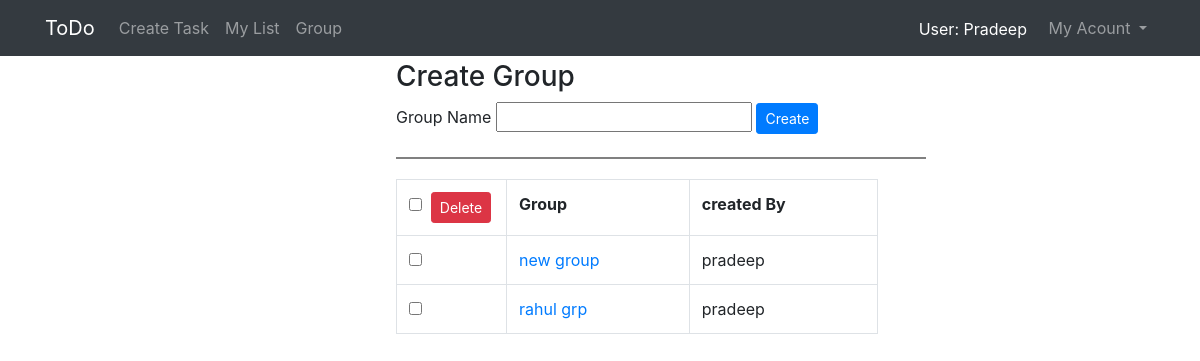
The page /group/ (signed in) on the database as committed earlier.
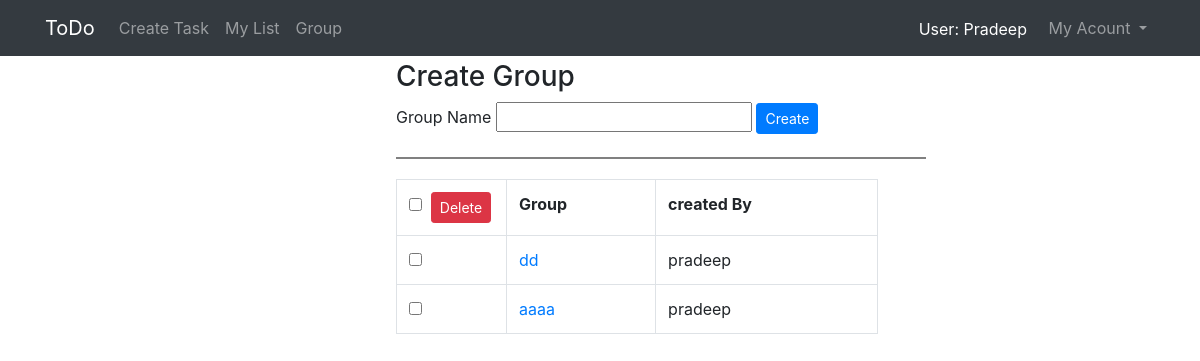
The same page on the database as committed later.
### todoapp/models.py (models this page shows)
class GroupModel(models.Model):
	member =  models.ForeignKey(User,on_delete=models.CASCADE,null=True)
	group =  models.CharField(max_length=60)
	created_by = models.CharField(max_length = 60)

### todoapp/views.py (the view, shortened to what this page needs)
# urls.py: path('group/',v1.groupview),
def groupview(request):
    grpdata_member=GroupModel.objects.filter(member=request.user)
    mylist_data=ToDoModel.objects.filter(user=request.user,status='todo',flagTask='no')
    task_flag_update(request.user)
    return render(request,'todoapp/creategroup.html',{'current_user':request.user,'grpdata_member':grpdata_member,'data':mylist_data})

### todoapp/supporting_python.py (called while the page is built)
def task_flag_update(user):
    mylist_data = ToDoModel.objects.filter(user=user,status='todo',flagTask='no')
    current_date=str(datetime.now().date())+datetime.now().strftime("%H:%M")
    for task in mylist_data:
        tasktime=str(task.date)+task.time.strftime("%H:%M")
        if current_date == tasktime:
            task.flagTask = 'yes'
            task.save()

### template/todoapp/creategroup.html (shortened to what this page needs)
<!DOCTYPE html>
{% extends "todoapp/base2.html" %}
{% block body_block %}
	<div class="create_group">
		<h3>Create Group</h3>
	<form method="post">
		<label>Group Name</label>
		<input type="text" name="group" required>
		<input type="submit" value="Create" class="btn btn-primary btn-sm">
	</form>
	<div class="bottom_border_style"></div>
	<div>
		{% if grpdata_member %}
		<form method="post">
		<table class="table table-bordered sortable" id="myTable" style="width: 60%;">
				<tr>
					<th style="width: 110px">
			          <input type="checkbox" id="selecttodo" onclick="selectAll(this,document.getElementsByClassName('flag_group'))"><span style="padding-left:5px;">
			          	<input type="submit" name="submit" class="btn btn-danger btn-sm" value="Delete">
			          </span>
			        </th>
					<th class ="grpSort">Group</th>
					<th class ="created" >created By</th>
				</tr>
			{% for data in grpdata_member %}
				<tr>
					<td><input type="checkbox" class="flag_group"  name="{{data.id}}">
					<td class="group">
					<a href="/addmember/{{data.created_by}}/{{data.group}}">{{data.group}}</a>
					</td>
					<td class="admins" >
						{{data.created_by}}
					</td>
				</tr>
			{% endfor %}
		</table>
		 </form>
		{%else%}
			<h3> No Groups</h3>
		{% endif %}
	</div>
	</div>
{%endblock%}

### template/todoapp/base2.html (shortened to what this page needs)
<!DOCTYPE html>
{%load static%}
{% load crispy_forms_tags %}
<html lang="en" dir="ltr">
  <head >
    <link rel="stylesheet" href="{%static "todoapp/todo_create.css"%}">
    <link rel="stylesheet" href="{%static "todoapp/form_style.css"%}">
    <link rel="stylesheet" href="{%static "todoapp/group_static.css"%}">
    <link rel="stylesheet" href="https://stackpath.bootstrapcdn.com/bootstrap/4.1.3/css/bootstrap.min.css">
    <link rel="stylesheet" href="https://maxcdn.bootstrapcdn.com/bootstrap/4.0.0/css/bootstrap.min.css">
    <link rel="stylesheet" href="https://cdnjs.cloudflare.com/ajax/libs/font-awesome/4.7.0/css/font-awesome.min.css">
  </head>
  <body class="body_class"  id="stop" onload="testfunction()">
      <nav class="navbar navbar-expand-md navbar-dark bg-dark fixed-top">
        <div class="container">
          <a class="navbar-brand" href="/mylist/mylist">ToDo</a>
          <div class="collapse navbar-collapse" id="navbarSupportedContent">
              <ul class="navbar-nav ">
                <li class="nav-item ">
                    <a class="nav-link" href="/">Create Task</a>
                </li>
                <li class="nav-item">
                    <a class="nav-link" href="/mylist/mylist">My List</a>
                </li>
                <li class="nav-item">
                    <a class="nav-link" href="/group">Group</a>
                </li>
              </ul>
              <ul class="navbar-nav ml-auto">
                     <span style="color:white;padding-top:9px;"><li>User:&nbsp{{current_user|title}}</li></span> &nbsp&nbsp&nbsp
                     <li class="nav-item dropdown">
                          <a class="nav-link dropdown-toggle" href="#" id="navbarDropdown" role="button" data-toggle="dropdown">
                            My Acount
                          </a>
                    </li>
               </ul>
            </div>
            </div>
        </nav>
      {% block body_block %}{% endblock %}
  </body>
</html>

### static/todoapp/todo_create.css (style rules this page uses)
body { overflow-x: hidden; }

### static/todoapp/group_static.css (style rules this page uses)
.create_group { margin-top: 5%; margin-left: 33%; position: relative; }
.bottom_border_style { border-bottom: 2px solid grey; width:530px; margin-top: 20px; margin-bottom: 20px; }

Rows that differ between the two databases and show on the page:
removed GroupModel: group "new group", created_by "pradeep"
removed GroupModel: group "rahul grp", created_by "pradeep"
added GroupModel: group "dd", created_by "pradeep"
added GroupModel: group "aaaa", created_by "pradeep"
